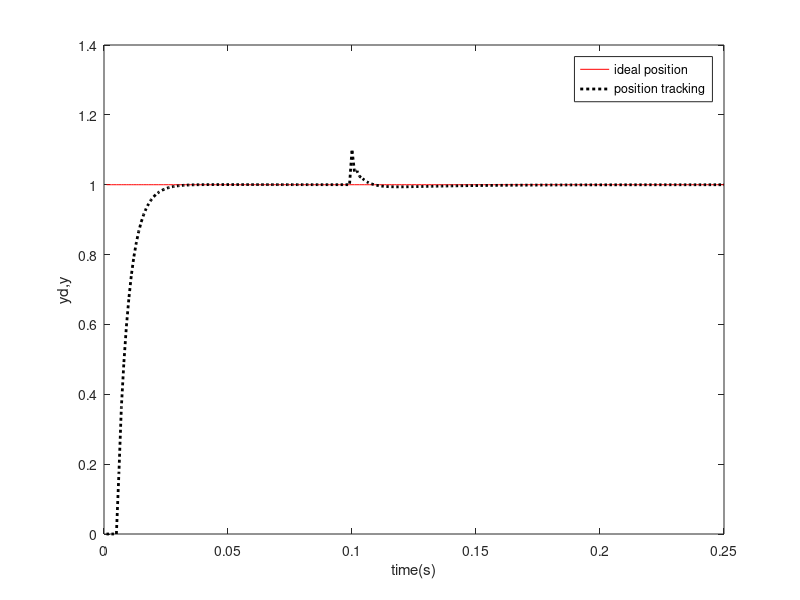
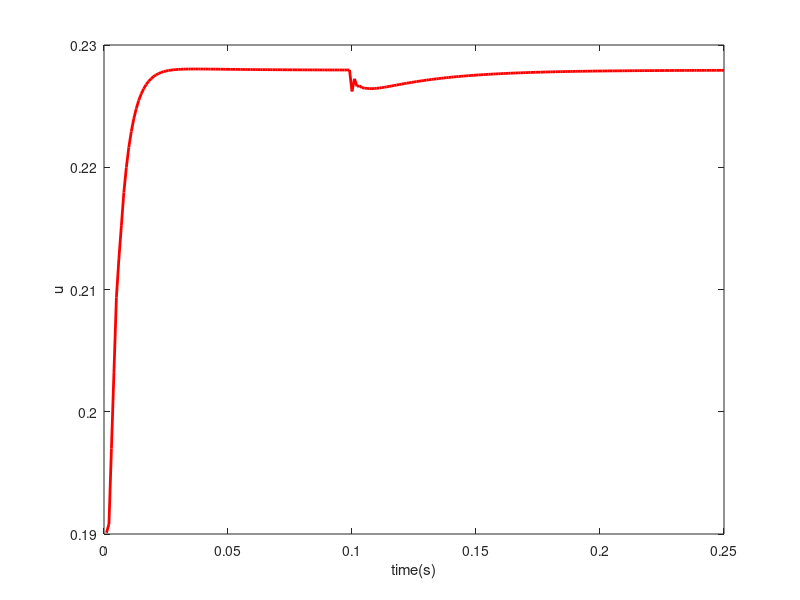
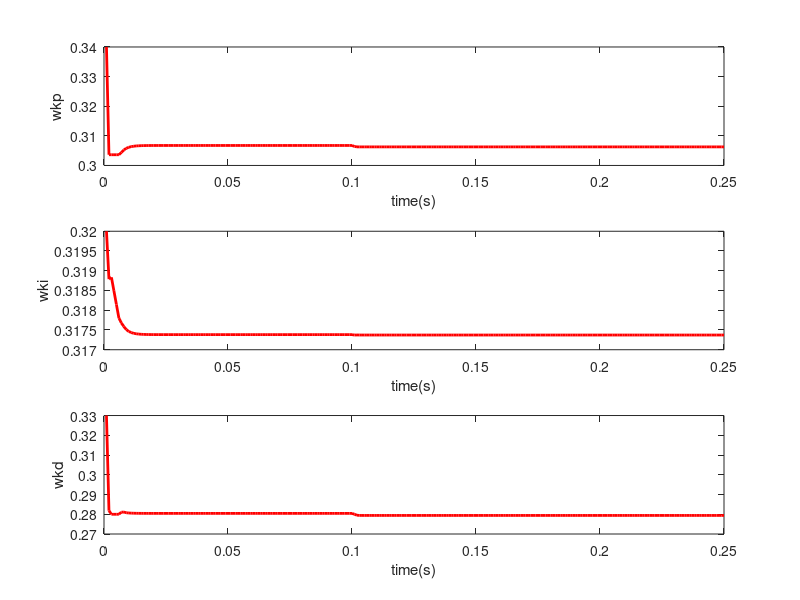

Reproduce these figures in MATLAB, in order.
%Single Neural Net PID Controller based on Second Type Learning Algorithm 
clear all;
close all;

xc=[0,0,0]';

K=0.02;P=2;Q=1;d=6;

xiteP=120;
xiteI=4;
xiteD=159;

%Initilizing kp,ki and kd
wkp_1=rand;
wki_1=rand;
wkd_1=rand;

wkp_1=0.34;
wki_1=0.32;
wkd_1=0.33;

error_1=0;error_2=0; 
y_1=0;y_2=0;
u_1=0.1726;u_2=0;u_3=0;u_4=0;u_5=0;u_6=0;u_7=0;

ts=0.001;
for k=1:1:250
    time(k)=k*ts;
    yd(k)=1.0;                           %Tracing Step Signal

ym(k)=0; 
if k==100
   ym(k)=0.10;  %Disturbance
end
y(k)=0.368*y_1+0.26*y_2+u_6+0.632*u_7+ym(k);
error(k)=yd(k)-y(k);

wx=[wkp_1,wkd_1,wki_1];
wx=wx*xc;

b0=y(1);
K=0.0175;   
wkp(k)=wkp_1+xiteP*K*[P*b0*error(k)*xc(1)-Q*K*wx*xc(1)];
wki(k)=wki_1+xiteI*K*[P*b0*error(k)*xc(2)-Q*K*wx*xc(2)];
wkd(k)=wkd_1+xiteD*K*[P*b0*error(k)*xc(3)-Q*K*wx*xc(3)];
   
   xc(1)=error(k)-error_1;               %P
   xc(2)=error(k);                         %I
   xc(3)=error(k)-2*error_1+error_2;   %D

   wadd(k)=abs(wkp(k))+abs(wki(k))+abs(wkd(k));
   w11(k)=wkp(k)/wadd(k);
   w22(k)=wki(k)/wadd(k);
   w33(k)=wkd(k)/wadd(k);
   w=[w11(k),w22(k),w33(k)];
   
u(k)=u_1+K*w*xc;     % Control law

if u(k)>10
   u(k)=10;
end   
if u(k)<-10
   u(k)=-10;
end   
  
error_2=error_1;
error_1=error(k);

u_7=u_6;u_6=u_5;u_5=u_4;u_4=u_3;
u_3=u_2;u_2=u_1;u_1=u(k);
   
wkp_1=wkp(k);
wkd_1=wkd(k);
wki_1=wki(k);
   
y_2=y_1;y_1=y(k);
end
figure(1);
plot(time,yd,'r',time,y,'k:','linewidth',2);
xlabel('time(s)');ylabel('yd,y');
legend('ideal position','position tracking');
figure(2);
plot(time,u,'r','linewidth',2);
xlabel('time(s)');ylabel('u');
figure(3);
subplot(311);
plot(time,wkp,'r','linewidth',2);
xlabel('time(s)');ylabel('wkp');
subplot(312);
plot(time,wki,'r','linewidth',2);
xlabel('time(s)');ylabel('wki');
subplot(313);
plot(time,wkd,'r','linewidth',2);
xlabel('time(s)');ylabel('wkd');